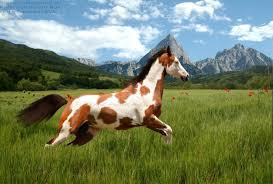
#> input picture lab1/B45_E22CSEU1332_SATVIK_KARAN_LABS/B45_lab_5_E22CSEU1332_SATVIKKARAN/testimage.jpeg, 273 x 184 px, given in place of image.jpg, which was not available
$ python computer_vision_5.py
#> lines starting #> are read from the running program, lines starting #| are printed output that depends on the picture; pictures that were not available may be replaced by others from this repository, and a replacement may not be noted
# -*- coding: utf-8 -*-
"""computer vision_5.ipynb

Automatically generated by Colab.

Original file is located at
    https://colab.research.google.com/drive/1XszERyksa93aUz8GpPAc8x9tkPrApPE_
"""

from PIL import Image

# Load the image
image_path = "image.jpg"
image = Image.open(image_path)
#> image is the input picture: PIL image 273x184 RGB; mean R, G, B 116.4, 128.6, 99.8

# Lossy Compression (JPEG)
jpeg_path = "compressed_image.jpeg"
image.save(jpeg_path, "JPEG", quality=40)

# Lossless Compression (PNG)
png_path = "compressed_image.png"
image.save(png_path, "PNG", optimize=True)

print(f"JPEG image saved at: {jpeg_path}")
print(f"PNG image saved at: {png_path}")

from google.colab.patches import cv2_imshow
import cv2
import numpy as np
import matplotlib.pyplot as plt

# Load the image
image = cv2.imread('image.jpg')
#> image: shape (184, 273, 3)
gray_image = cv2.cvtColor(image, cv2.COLOR_BGR2GRAY)
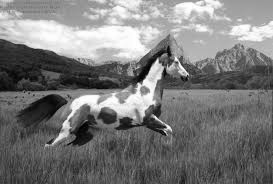
#> gray_image: shape (184, 273); min 1, max 255, mean 121.7

# Compute histogram for grayscale image
hist_gray = cv2.calcHist([gray_image], [0], None, [256], [0, 256])
#> hist_gray = 256 values, max 497 at index 85, min 0 at index 0, mean 196.2

# Compute histogram for each color channel
color_channels = ('b', 'g', 'r')
plt.figure(figsize=(12, 6))

for i, color in enumerate(color_channels):
    hist = cv2.calcHist([image], [i], None, [256], [0, 256])
    plt.plot(hist, color=color)

plt.title("Color Image Histogram")
plt.show()
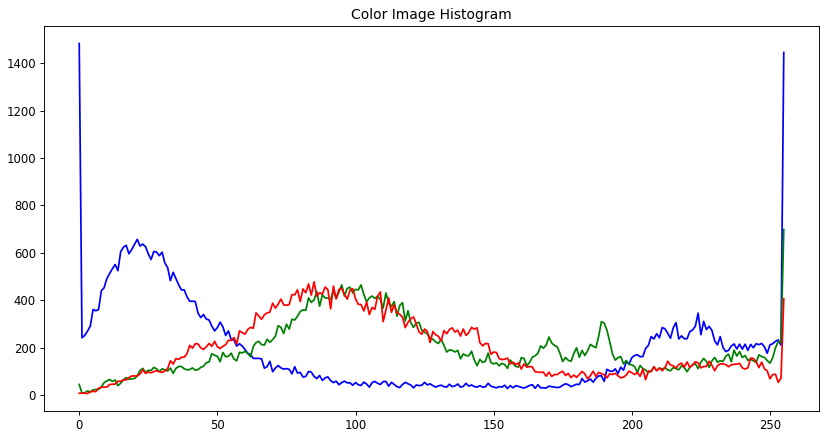
#> figure drawn by matplotlib, 1 panel; curve peaks at x = 0, y = 1483; curve peaks at x = 255, y = 698; curve peaks at x = 85, y = 478

# Display grayscale histogram
plt.figure(figsize=(8, 5))
plt.plot(hist_gray, color='black')
plt.title("Grayscale Image Histogram")
plt.show()
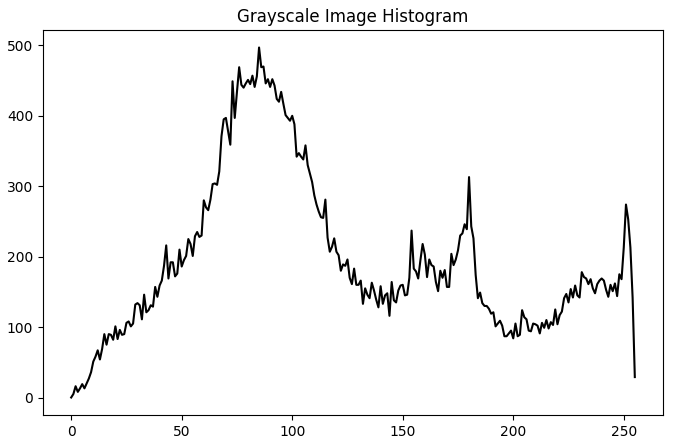
#> figure drawn by matplotlib, 1 panel; curve peaks at x = 85, y = 497

# Histogram Equalization
equalized_gray = cv2.equalizeHist(gray_image)
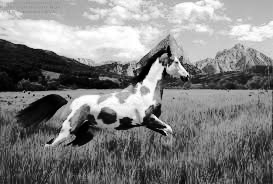
#> equalized_gray: shape (184, 273); min 0, max 255, mean 128.1

# Show original and enhanced images
cv2_imshow( gray_image)
cv2_imshow( equalized_gray)
cv2.waitKey(0)
cv2.destroyAllWindows()

# Load grayscale image
image = cv2.imread('image.jpg', 0)
#> image: shape (184, 273); min 0, max 255, mean 121.7

# Compute Fourier Transform
dft = np.fft.fft2(image)
dft_shift = np.fft.fftshift(dft)
magnitude_spectrum = 20 * np.log(np.abs(dft_shift))
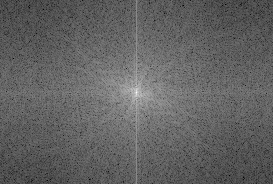
#> magnitude_spectrum: shape (184, 273) float64; min 47.17, max 312.5, mean 149.6; drawn with min black and max white

# Rotate Image by 45 Degrees
(h, w) = image.shape
#> h = 184; w = 273
center = (w // 2, h // 2)
#> center = (136, 92)
rotation_matrix = cv2.getRotationMatrix2D(center, 45, 1.0)
rotated_image = cv2.warpAffine(image, rotation_matrix, (w, h))
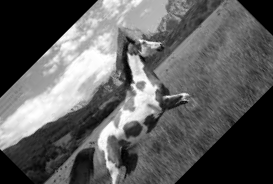
#> rotated_image: shape (184, 273); min 0, max 255, mean 94.7

# Compute FFT of rotated image
dft_rot = np.fft.fft2(rotated_image)
dft_shift_rot = np.fft.fftshift(dft_rot)
magnitude_spectrum_rot = 20 * np.log(np.abs(dft_shift_rot))
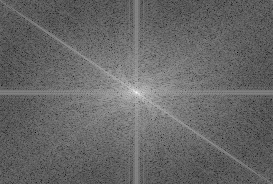
#> magnitude_spectrum_rot: shape (184, 273) float64; min 30.99, max 307.5, mean 143.1; drawn with min black and max white

# Display results
plt.figure(figsize=(12, 6))
plt.subplot(131), plt.imshow(image, cmap='gray'), plt.title("Original Image")
plt.subplot(132), plt.imshow(magnitude_spectrum, cmap='gray'), plt.title("Fourier Transform")
plt.subplot(133), plt.imshow(magnitude_spectrum_rot, cmap='gray'), plt.title("Rotated Fourier Spectrum")
plt.show()

import tensorflow as tf
from tensorflow.keras.models import Sequential
from tensorflow.keras.layers import Conv2D, MaxPooling2D, Flatten, Dense, Dropout
from tensorflow.keras.utils import to_categorical
from tensorflow.keras.datasets import mnist, cifar10, cifar100
import matplotlib.pyplot as plt
from sklearn.metrics import classification_report, confusion_matrix, roc_curve, auc
import numpy as np
import seaborn as sns # Import seaborn for heatmap

# Function to plot accuracy and loss curves
# [85 lines left out: functions plot_history, evaluate_model, not called in this run]

# Load MNIST dataset
#> (the run stopped early here; a loop or call above may not have finished)
